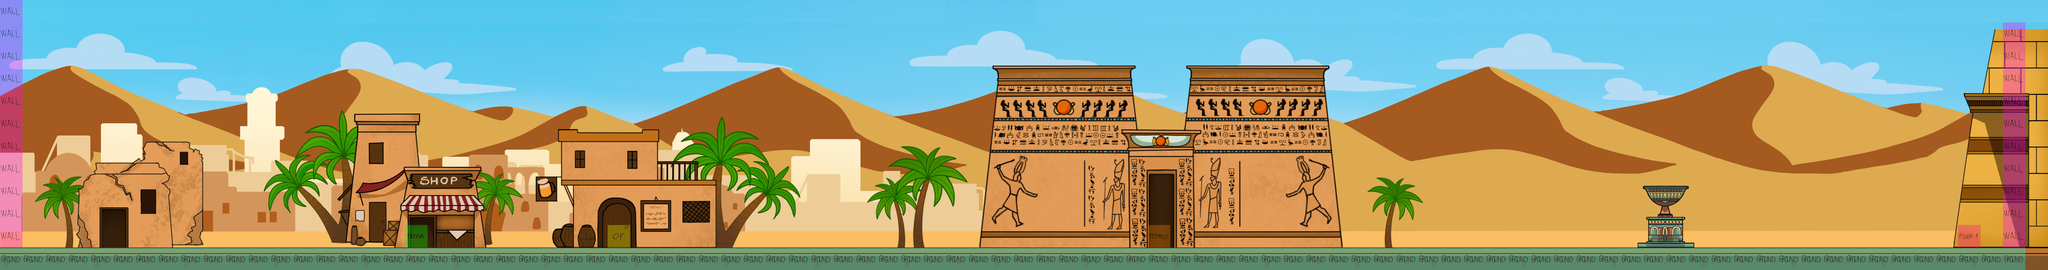

This is a level from a 2D game, rendered from its Tiled map with the project's own tilesets. A one-line summary and the map file follow, with tile-layer data summarised:
An orthogonal 91x12 tile map with 64x64 px tiles, 6 tile layers (Fondo, Utilities, Map, Collisions, ...), 9 tilesets.

<map version="1.10" tiledversion="1.10.2" orientation="orthogonal" renderorder="right-down" width="91" height="12" tilewidth="64" tileheight="64" infinite="0" nextlayerid="34" nextobjectid="8">
 <properties>
  <property name="Draw" type="bool" value="false" />
  <property name="Navigation" type="bool" value="true" />
 </properties>
 <tileset firstgid="1" name="MapMetadata" tilewidth="64" tileheight="64" tilecount="100" columns="10">
  <image source="MapMetadata.png" width="640" height="640" />
 </tileset>
 <tileset firstgid="101" name="Tileset" tilewidth="64" tileheight="64" tilecount="50" columns="10">
  <image source="Dark_lvl0.png" width="640" height="320" />
 </tileset>
 <tileset firstgid="151" name="puerta" tilewidth="64" tileheight="64" tilecount="9" columns="3">
  <image source="puerta.png" width="209" height="219" />
 </tileset>
 <tileset firstgid="160" name="Fondo ALDEA_v2" tilewidth="64" tileheight="64" tilecount="1001" columns="91">
  <image source="Fondo ALDEA_v6.png" width="5859" height="720" />
 </tileset>
 <tileset firstgid="1161" name="Fondo ALDEA_v3" tilewidth="64" tileheight="64" tilecount="1001" columns="91">
  <image source="Fondo ALDEA_v6.png" width="5859" height="720" />
 </tileset>
 <tileset firstgid="2162" name="Fondo ALDEA_v4" tilewidth="64" tileheight="64" tilecount="1001" columns="91">
  <image source="Fondo ALDEA_v6.png" width="5859" height="720" />
 </tileset>
 <tileset firstgid="3163" name="Fondo ALDEA_v4" tilewidth="64" tileheight="64" tilecount="1001" columns="91">
  <image source="Fondo ALDEA_v6.png" width="5859" height="720" />
 </tileset>
 <tileset firstgid="4164" name="Fondo ALDEA_v5" tilewidth="64" tileheight="64" tilecount="1001" columns="91">
  <image source="Fondo ALDEA_v6.png" width="5859" height="720" />
 </tileset>
 <tileset firstgid="5165" name="Fondo ALDEA_v6" tilewidth="64" tileheight="64" tilecount="1001" columns="91">
  <image source="Fondo ALDEA_v6.png" width="5859" height="720" />
 </tileset>
 <layer id="16" name="Fondo" width="91" height="12">
  <properties>
   <property name="Draw" type="bool" value="true" />
  </properties>
  <data>[1092 cells, 1092 non-empty, 1001 distinct tile ids]</data>
 </layer>
 <layer id="23" name="Utilities" width="91" height="12">
  <properties>
   <property name="Draw" type="bool" value="true" />
  </properties>
  <data>[1092 cells, 0 non-empty, 0 distinct tile ids]</data>
 </layer>
 <layer id="1" name="Map" width="91" height="12">
  <properties>
   <property name="Draw" type="bool" value="true" />
  </properties>
  <data>[1092 cells, 0 non-empty, 0 distinct tile ids]</data>
 </layer>
 <layer id="2" name="Collisions" width="91" height="12" opacity="0.63">
  <properties>
   <property name="Draw" type="bool" value="false" />
  </properties>
  <data>[1092 cells, 115 non-empty, 6 distinct tile ids]</data>
 </layer>
 <layer id="24" name="Navigation" width="91" height="12">
  <properties>
   <property name="Navigation" type="bool" value="true" />
  </properties>
  <data>[1092 cells, 0 non-empty, 0 distinct tile ids]</data>
 </layer>
 <layer id="27" name="Entities" width="91" height="12">
  <data>[1092 cells, 0 non-empty, 0 distinct tile ids]</data>
 </layer>
</map>
